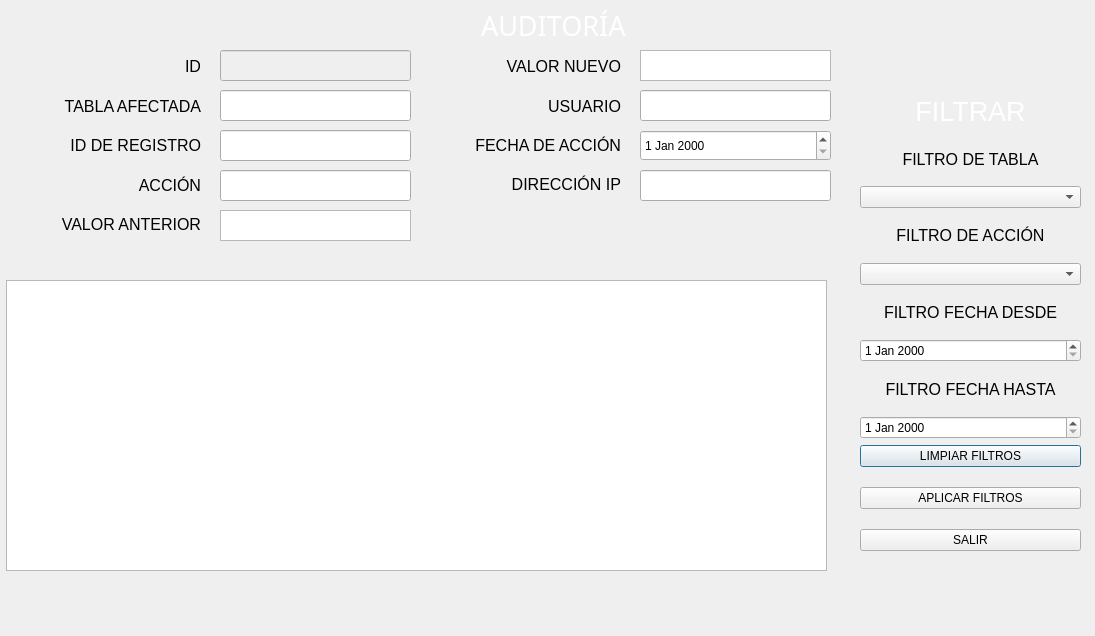
<?xml version="1.0" encoding="UTF-8"?>
<ui version="4.0">
 <class>Auditoria</class>
 <widget class="QDialog" name="Auditoria">
  <property name="geometry">
   <rect>
    <x>0</x>
    <y>0</y>
    <width>1095</width>
    <height>636</height>
   </rect>
  </property>
  <property name="windowTitle">
   <string>Auditoría</string>
  </property>
  <widget class="QTableView" name="tablaAuditoria">
   <property name="geometry">
    <rect>
     <x>6</x>
     <y>280</y>
     <width>821</width>
     <height>291</height>
    </rect>
   </property>
  </widget>
  <widget class="QWidget" name="layoutWidget_3">
   <property name="geometry">
    <rect>
     <x>440</x>
     <y>50</y>
     <width>181</width>
     <height>151</height>
    </rect>
   </property>
   <layout class="QVBoxLayout" name="_3">
    <item>
     <widget class="QLabel" name="labelValorNuevo">
      <property name="font">
       <font>
        <family>Segoe UI</family>
        <pointsize>12</pointsize>
       </font>
      </property>
      <property name="text">
       <string>VALOR NUEVO</string>
      </property>
      <property name="alignment">
       <set>Qt::AlignmentFlag::AlignRight|Qt::AlignmentFlag::AlignTrailing|Qt::AlignmentFlag::AlignVCenter</set>
      </property>
     </widget>
    </item>
    <item>
     <widget class="QLabel" name="labelUsuario">
      <property name="font">
       <font>
        <family>Segoe UI</family>
        <pointsize>12</pointsize>
       </font>
      </property>
      <property name="text">
       <string>USUARIO</string>
      </property>
      <property name="alignment">
       <set>Qt::AlignmentFlag::AlignRight|Qt::AlignmentFlag::AlignTrailing|Qt::AlignmentFlag::AlignVCenter</set>
      </property>
     </widget>
    </item>
    <item>
     <widget class="QLabel" name="labelFechaAccion">
      <property name="font">
       <font>
        <pointsize>12</pointsize>
       </font>
      </property>
      <property name="text">
       <string>FECHA DE ACCIÓN</string>
      </property>
      <property name="alignment">
       <set>Qt::AlignmentFlag::AlignRight|Qt::AlignmentFlag::AlignTrailing|Qt::AlignmentFlag::AlignVCenter</set>
      </property>
     </widget>
    </item>
    <item>
     <widget class="QLabel" name="labelIP">
      <property name="font">
       <font>
        <pointsize>12</pointsize>
       </font>
      </property>
      <property name="text">
       <string>DIRECCIÓN IP</string>
      </property>
      <property name="alignment">
       <set>Qt::AlignmentFlag::AlignRight|Qt::AlignmentFlag::AlignTrailing|Qt::AlignmentFlag::AlignVCenter</set>
      </property>
     </widget>
    </item>
   </layout>
  </widget>
  <widget class="QLabel" name="label">
   <property name="geometry">
    <rect>
     <x>481</x>
     <y>10</y>
     <width>171</width>
     <height>31</height>
    </rect>
   </property>
   <property name="font">
    <font>
     <family>MV Boli</family>
     <pointsize>20</pointsize>
     <underline>false</underline>
    </font>
   </property>
   <property name="styleSheet">
    <string notr="true">color: rgb(255, 255, 255);</string>
   </property>
   <property name="text">
    <string>AUDITORÍA</string>
   </property>
   <property name="textFormat">
    <enum>Qt::TextFormat::AutoText</enum>
   </property>
  </widget>
  <widget class="QLineEdit" name="txtID">
   <property name="enabled">
    <bool>false</bool>
   </property>
   <property name="geometry">
    <rect>
     <x>220</x>
     <y>50</y>
     <width>191</width>
     <height>31</height>
    </rect>
   </property>
  </widget>
  <widget class="QWidget" name="layoutWidget">
   <property name="geometry">
    <rect>
     <x>10</x>
     <y>50</y>
     <width>191</width>
     <height>191</height>
    </rect>
   </property>
   <layout class="QVBoxLayout" name="_2">
    <item>
     <widget class="QLabel" name="labelID">
      <property name="font">
       <font>
        <family>Segoe UI</family>
        <pointsize>12</pointsize>
       </font>
      </property>
      <property name="text">
       <string>ID</string>
      </property>
      <property name="alignment">
       <set>Qt::AlignmentFlag::AlignRight|Qt::AlignmentFlag::AlignTrailing|Qt::AlignmentFlag::AlignVCenter</set>
      </property>
     </widget>
    </item>
    <item>
     <widget class="QLabel" name="labelTablaAfectada">
      <property name="font">
       <font>
        <family>Segoe UI</family>
        <pointsize>12</pointsize>
       </font>
      </property>
      <property name="text">
       <string>TABLA AFECTADA</string>
      </property>
      <property name="alignment">
       <set>Qt::AlignmentFlag::AlignRight|Qt::AlignmentFlag::AlignTrailing|Qt::AlignmentFlag::AlignVCenter</set>
      </property>
     </widget>
    </item>
    <item>
     <widget class="QLabel" name="labelRegistroID">
      <property name="font">
       <font>
        <pointsize>12</pointsize>
       </font>
      </property>
      <property name="text">
       <string>ID DE REGISTRO</string>
      </property>
      <property name="alignment">
       <set>Qt::AlignmentFlag::AlignRight|Qt::AlignmentFlag::AlignTrailing|Qt::AlignmentFlag::AlignVCenter</set>
      </property>
     </widget>
    </item>
    <item>
     <widget class="QLabel" name="labelAccion">
      <property name="font">
       <font>
        <pointsize>12</pointsize>
       </font>
      </property>
      <property name="text">
       <string>ACCIÓN</string>
      </property>
      <property name="alignment">
       <set>Qt::AlignmentFlag::AlignRight|Qt::AlignmentFlag::AlignTrailing|Qt::AlignmentFlag::AlignVCenter</set>
      </property>
     </widget>
    </item>
    <item>
     <widget class="QLabel" name="labelValorAnterior">
      <property name="font">
       <font>
        <pointsize>12</pointsize>
       </font>
      </property>
      <property name="text">
       <string>VALOR ANTERIOR</string>
      </property>
      <property name="alignment">
       <set>Qt::AlignmentFlag::AlignRight|Qt::AlignmentFlag::AlignTrailing|Qt::AlignmentFlag::AlignVCenter</set>
      </property>
     </widget>
    </item>
   </layout>
  </widget>
  <widget class="QLineEdit" name="txtTablaAfectada">
   <property name="geometry">
    <rect>
     <x>220</x>
     <y>90</y>
     <width>191</width>
     <height>31</height>
    </rect>
   </property>
  </widget>
  <widget class="QLineEdit" name="txtRegistroID">
   <property name="geometry">
    <rect>
     <x>220</x>
     <y>130</y>
     <width>191</width>
     <height>31</height>
    </rect>
   </property>
  </widget>
  <widget class="QLineEdit" name="txtAccion">
   <property name="geometry">
    <rect>
     <x>220</x>
     <y>170</y>
     <width>191</width>
     <height>31</height>
    </rect>
   </property>
  </widget>
  <widget class="QTextEdit" name="txtValorAnterior">
   <property name="geometry">
    <rect>
     <x>220</x>
     <y>210</y>
     <width>191</width>
     <height>31</height>
    </rect>
   </property>
  </widget>
  <widget class="QTextEdit" name="txtValorNuevo">
   <property name="geometry">
    <rect>
     <x>640</x>
     <y>50</y>
     <width>191</width>
     <height>31</height>
    </rect>
   </property>
  </widget>
  <widget class="QLineEdit" name="txtUsuario">
   <property name="geometry">
    <rect>
     <x>640</x>
     <y>90</y>
     <width>191</width>
     <height>31</height>
    </rect>
   </property>
  </widget>
  <widget class="QDateEdit" name="deFechaAccion">
   <property name="geometry">
    <rect>
     <x>640</x>
     <y>130</y>
     <width>191</width>
     <height>31</height>
    </rect>
   </property>
  </widget>
  <widget class="QLineEdit" name="txtIP">
   <property name="geometry">
    <rect>
     <x>640</x>
     <y>170</y>
     <width>191</width>
     <height>31</height>
    </rect>
   </property>
  </widget>
  <widget class="QWidget" name="">
   <property name="geometry">
    <rect>
     <x>860</x>
     <y>90</y>
     <width>221</width>
     <height>461</height>
    </rect>
   </property>
   <layout class="QVBoxLayout" name="verticalLayout_2">
    <item>
     <widget class="QLabel" name="label_2">
      <property name="font">
       <font>
        <family>Segoe UI</family>
        <pointsize>20</pointsize>
        <underline>false</underline>
       </font>
      </property>
      <property name="styleSheet">
       <string notr="true">color: rgb(255, 255, 255);</string>
      </property>
      <property name="text">
       <string>FILTRAR</string>
      </property>
      <property name="textFormat">
       <enum>Qt::TextFormat::AutoText</enum>
      </property>
      <property name="alignment">
       <set>Qt::AlignmentFlag::AlignCenter</set>
      </property>
     </widget>
    </item>
    <item>
     <widget class="QLabel" name="labelFiltroTabla">
      <property name="font">
       <font>
        <pointsize>12</pointsize>
       </font>
      </property>
      <property name="text">
       <string>FILTRO DE TABLA</string>
      </property>
      <property name="alignment">
       <set>Qt::AlignmentFlag::AlignCenter</set>
      </property>
     </widget>
    </item>
    <item>
     <widget class="QComboBox" name="cbFiltroTabla"/>
    </item>
    <item>
     <widget class="QLabel" name="labelFiltroAccion">
      <property name="font">
       <font>
        <pointsize>12</pointsize>
       </font>
      </property>
      <property name="text">
       <string>FILTRO DE ACCIÓN</string>
      </property>
      <property name="alignment">
       <set>Qt::AlignmentFlag::AlignCenter</set>
      </property>
     </widget>
    </item>
    <item>
     <widget class="QComboBox" name="cbFiltroAccion"/>
    </item>
    <item>
     <widget class="QLabel" name="labelFiltroFechaDesde">
      <property name="font">
       <font>
        <pointsize>12</pointsize>
       </font>
      </property>
      <property name="text">
       <string>FILTRO FECHA DESDE</string>
      </property>
      <property name="alignment">
       <set>Qt::AlignmentFlag::AlignCenter</set>
      </property>
     </widget>
    </item>
    <item>
     <widget class="QDateEdit" name="deFechaDesde"/>
    </item>
    <item>
     <widget class="QLabel" name="labelFiltroFechaHasta">
      <property name="font">
       <font>
        <pointsize>12</pointsize>
       </font>
      </property>
      <property name="text">
       <string>FILTRO FECHA HASTA</string>
      </property>
      <property name="alignment">
       <set>Qt::AlignmentFlag::AlignCenter</set>
      </property>
     </widget>
    </item>
    <item>
     <widget class="QDateEdit" name="deFechaHasta"/>
    </item>
    <item>
     <layout class="QVBoxLayout" name="verticalLayout">
      <property name="spacing">
       <number>20</number>
      </property>
      <item>
       <widget class="QPushButton" name="btnLimpiarFiltros">
        <property name="text">
         <string>LIMPIAR FILTROS</string>
        </property>
        <property name="icon">
         <iconset theme="QIcon::ThemeIcon::ViewRestore"/>
        </property>
       </widget>
      </item>
      <item>
       <widget class="QPushButton" name="btnAplicarFiltros">
        <property name="text">
         <string>APLICAR FILTROS</string>
        </property>
        <property name="icon">
         <iconset theme="QIcon::ThemeIcon::DocumentProperties"/>
        </property>
       </widget>
      </item>
      <item>
       <widget class="QPushButton" name="btnSalir">
        <property name="text">
         <string>SALIR</string>
        </property>
        <property name="icon">
         <iconset theme="QIcon::ThemeIcon::SystemLogOut"/>
        </property>
       </widget>
      </item>
     </layout>
    </item>
   </layout>
  </widget>
 </widget>
 <resources/>
 <connections/>
</ui>
